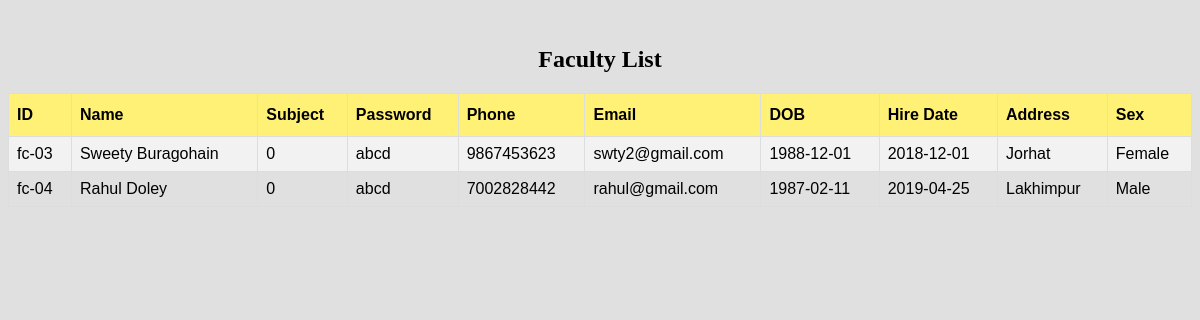
Page /module/admin/viewfaculty.php (signed in) on the committed database.
### tables this page shows
CREATE TABLE `faculty` (
  `id` varchar(30) NOT NULL,
  `name` varchar(30) NOT NULL,
  `subject` int(11) NOT NULL,
  `password` varchar(50) NOT NULL,
  `phone` varchar(30) NOT NULL,
  `email` varchar(50) NOT NULL,
  `dob` date NOT NULL,
  `hiredate` date NOT NULL,
  `address` varchar(50) NOT NULL,
  `sex` varchar(10) NOT NULL
);

### module/admin/viewfaculty.php (the view, shortened to what this page needs)
<?php
include_once('../../service/mysqlcon.php');
$sql = "SELECT * FROM faculty;";
$res= mysqli_query($link,$sql);
$string = "";
while($row = mysqli_fetch_array($res)){
        $string .= '<tr><td>'.$row['id'].'</td><td>'.$row['name'].
    '</td><td>'.$row['subject'].'</td><td>'.
    $row['password'].'</td><td>'.$row['phone'].
    '</td><td>'.$row['email'].'</td><td>'.$row['dob'].
   	'</td><td>'.$row['hiredate'].
    '</td><td>'.$row['address'].'</td><td>'.$row['sex'];
}
?>
<html>
    <head>
     <link rel="stylesheet" href="style.css">
		</head>
    <body>
        <br/>
        <center><h2>Faculty List</h2></center>
        <center>
            <table border="1" id='studentList'>
                <tr>
                   <th>ID</th>
                    <th>Name</th>
                    <th>Subject</th>
                    <th>Password</th>
                    <th>Phone</th>
                    <th>Email</th>
                    <th>DOB</th>
                    <th>Hire Date</th>
                    <th>Address</th>
                    <th>Sex</th>
                </tr>
                <?php echo $string;?>
            </table>
        </center>
		</body>
</html>

### module/admin/style.css (style rules this page uses)
#studentList { font-family: "Trebuchet MS", Arial, Helvetica, sans-serif; border-collapse: collapse; width: 100%; }
#studentList td, #studentList th { border: 1px solid #ddd; padding: 8px; }
#studentList tr:nth-child(even) { background-color: #f2f2f2; }
#studentList th { padding-top: 12px; padding-bottom: 12px; text-align: left; background-color: #FFF176; color: black; }
body { height:100%; background-color:#E0E0E0; }
* { box-sizing: border-box; }

### rows in the picture
faculty: id "fc-03", name "Sweety Buragohain", subject "0", password "abcd", phone "9867453623", email "swty2@gmail.com", dob "1988-12-01", hiredate "2018-12-01", address "Jorhat", sex "Female"
faculty: id "fc-04", name "Rahul Doley", subject "0", password "abcd", phone "7002828442", email "rahul@gmail.com", dob "1987-02-11", hiredate "2019-04-25", address "Lakhimpur", sex "Male"
